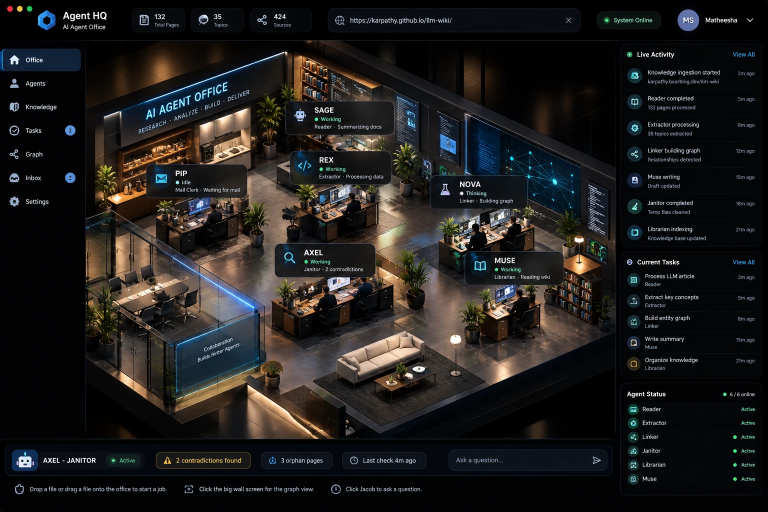
#> input picture docs/reference.png, 1536 x 1024 px (shown at 1/2 size)
$ python compare.py ../../docs/reference.png
#> lines starting #> are read from the running program, lines starting #| are printed output that depends on the picture
"""Side-by-side and overlay of an office render against the reference's office region.
Usage: python3 scripts/office-preview/compare.py render.png  -> render-compare.png, render-overlay.png"""
import sys
from pathlib import Path
from PIL import Image

REF = Path(__file__).resolve().parents[2] / 'docs' / 'reference.png'
BOX = (172, 80, 1232, 880)

shot_path = Path(sys.argv[1])
ref = Image.open(REF).convert('RGB').crop(BOX)
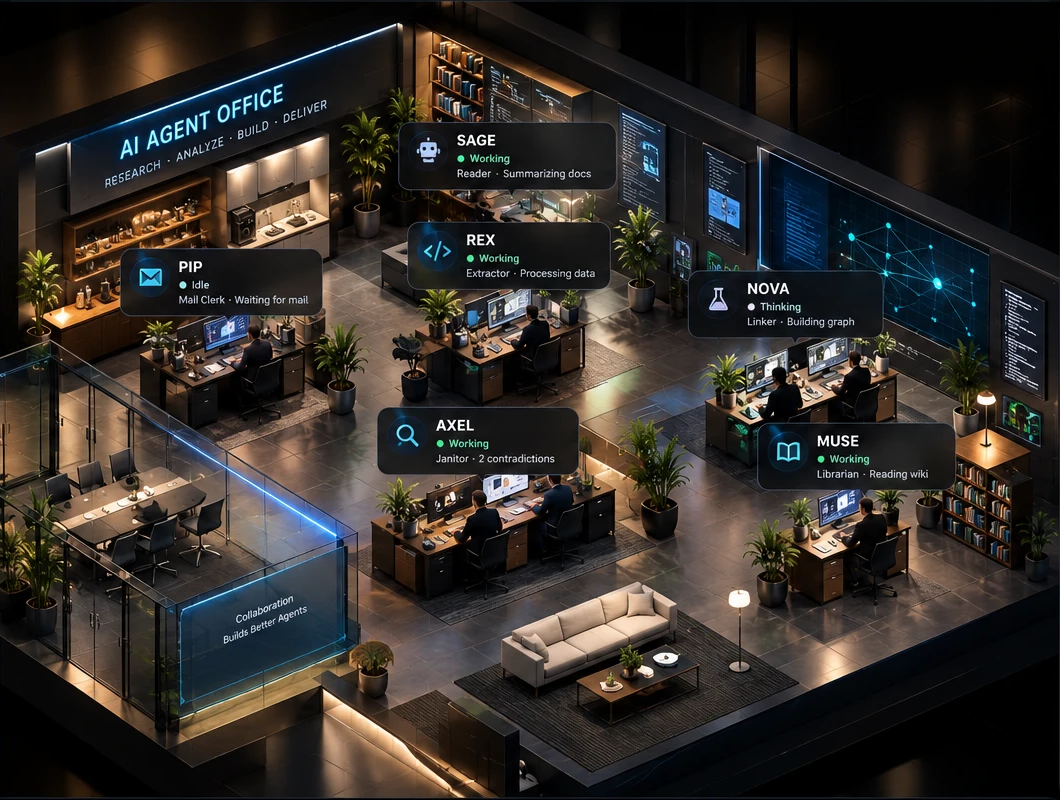
#> ref: PIL image 1060x800 RGB; mean R, G, B 50, 45.4, 41.4
shot = Image.open(shot_path).convert('RGB').resize(ref.size)
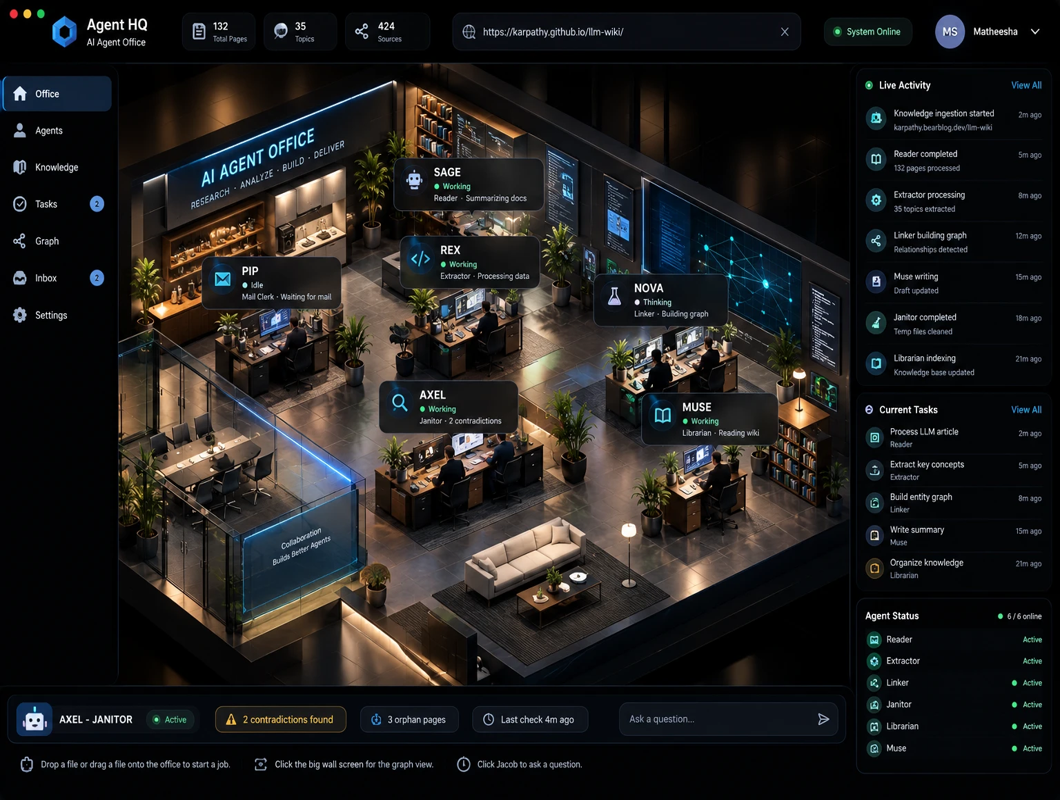
#> shot: PIL image 1060x800 RGB; mean R, G, B 31.4, 30.1, 29.3
side = Image.new('RGB', (ref.width * 2 + 10, ref.height), 'white')
#> side: PIL image 2130x800 RGB; every value is 255
side.paste(ref, (0, 0))
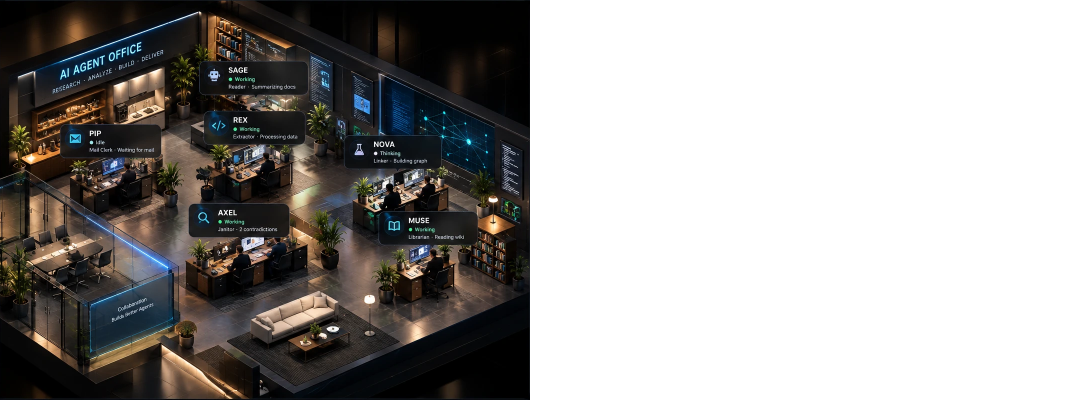
#> side: PIL image 2130x800 RGB (shown at 1/2 size); mean R, G, B 153, 150.7, 148.7
side.paste(shot, (ref.width + 10, 0))
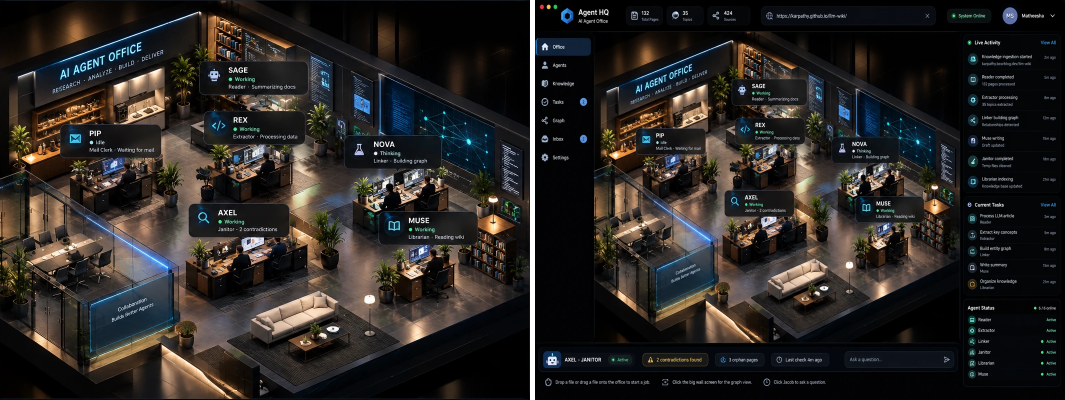
#> side: PIL image 2130x800 RGB (shown at 1/2 size); mean R, G, B 41.7, 38.8, 36.4
side.save(shot_path.with_name(shot_path.stem + '-compare.png'))
Image.blend(ref, shot, 0.5).save(shot_path.with_name(shot_path.stem + '-overlay.png'))
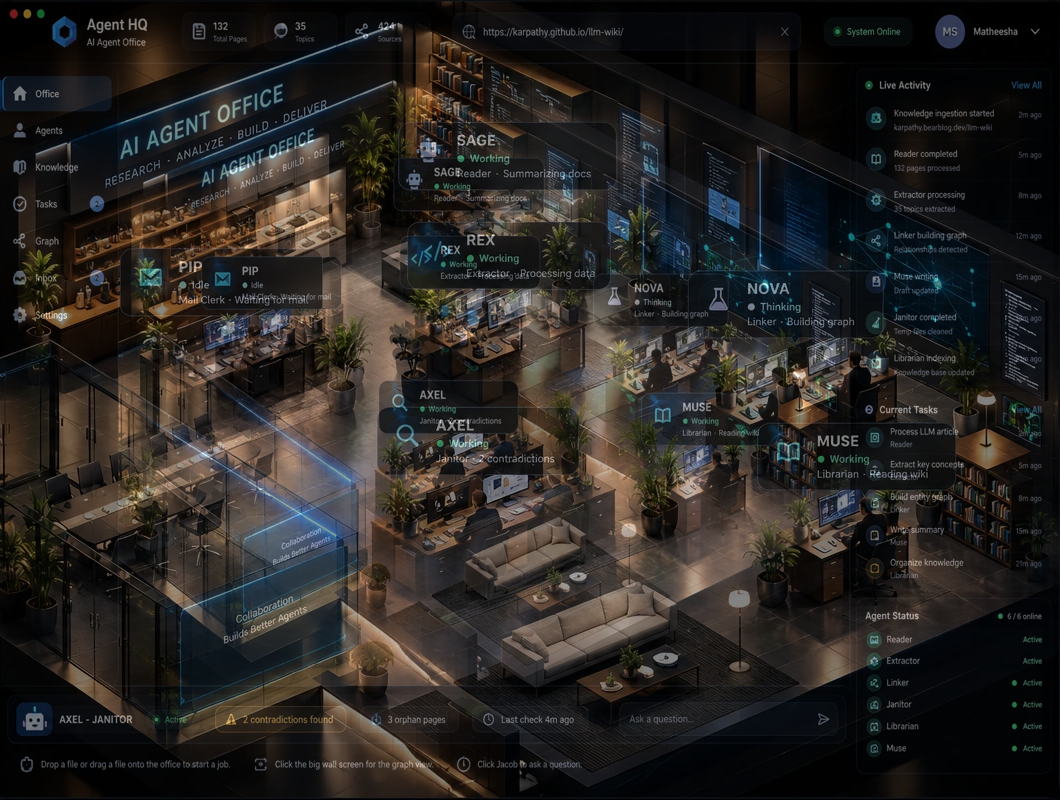
#> saved as reference-overlay.png: PIL image 1060x800 RGB; mean R, G, B 40.5, 37.5, 35.1
print('saved', shot_path.with_name(shot_path.stem + '-compare.png'))
